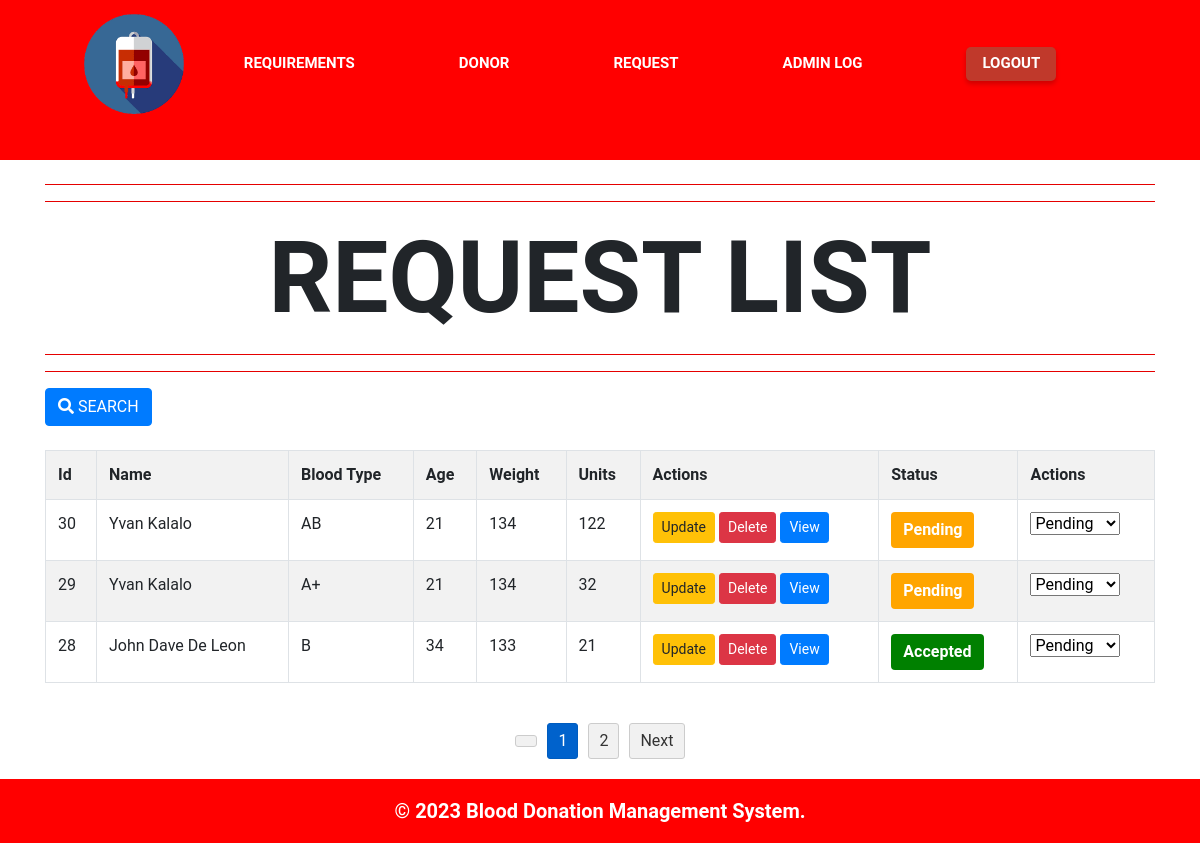
/request.php (signed in), run on the app's committed database.
### tables this page shows
CREATE TABLE `donator` (
  `id` int(255) NOT NULL,
  `username` varchar(255) NOT NULL,
  `blood_type` varchar(255) NOT NULL,
  `age` int(255) NOT NULL,
  `weight` int(255) NOT NULL,
  `unit` int(255) NOT NULL,
  `status` varchar(255) NOT NULL
);

### request.php (the view, shortened to what this page needs)
<!DOCTYPE html>
<html lang="en">
<head>
<link rel="stylesheet" href="https://cdn.jsdelivr.net/npm/bootstrap@4.6.2/dist/css/bootstrap.min.css">
    <link rel="stylesheet" href="https://cdn.jsdelivr.net/npm/bootstrap-icons@1.10.2/font/bootstrap-icons.css"
 />
    <link href="https://cdnjs.cloudflare.com/ajax/libs/font-awesome/5.15.4/css/all.min.css" rel="stylesheet">
    <link
    rel="stylesheet"
    href="https://cdnjs.cloudflare.com/ajax/libs/animate.css/4.1.1/animate.min.css"
  />
</head>
<body  class="animate__animated animate__fadeIn">
<section class="header">
        <nav>
            <a href="dashboard.php"><img src="trial.png" /></a>
            <div class="nav-links" id="navLinks">
            <ul>
                <li><a href="admin_requirements.php">REQUIREMENTS</a></li>
                <li><a href="donor.php">DONOR</a></li>
                <li><a href="">REQUEST</a></li>
                <li><a href="admin_log.php">ADMIN LOG</a></li>
                <li ><a href="admin_logout.php" class="logout-button">LOGOUT</a></li>
            </ul>
            </div>
        </nav>
</section>
    <div class="container mt-4">
                <hr class=" animate__animated animate__backInLeft " color="red">
                <hr class=" animate__animated animate__backInLeft "color="red">
                <h1 class=" animate__animated animate__backInLeft text-center">REQUEST LIST</h1>
                <hr class=" animate__animated animate__backInLeft "color="red">
                <hr class=" animate__animated animate__backInLeft "color="red">
                <a href="request_search.php" class="btn btn-primary"><i class="fas fa-search"></i> SEARCH<a>
                <div class="animate__animated animate__flipInY table-responsive mt-4 ">
                    <table class="table table-striped table-hover table-bordered">
                        <tr>
                            <th>Id</th>
                            <th>Name</th>
                            <th>Blood Type</th>
                            <th>Age</th>
                            <th>Weight</th>
                            <th>Units</th>
                            <th>Actions</th>
                            <th>Status</th>
                            <th>Actions</th>
                        </tr>
                        <?php
                        include 'connection.php';
                        $records_per_page = 3;
                        $current_page = isset($_GET['page']) ? $_GET['page'] : 1;
                        $offset = ($current_page - 1) * $records_per_page;
                        $sql = "SELECT * FROM donator ORDER BY id DESC LIMIT $offset, $records_per_page";
                        $result = $conn->query($sql);
                        if ($result->num_rows > 0) {
                            while ($row = $result->fetch_assoc()) {
                                echo "<tr>";
                                echo "<td>" . $row['id'] . "</td>";
                                echo "<td>" . $row['username'] . "</td>";
                                echo "<td>" . $row['blood_type'] . "</td>";
                                echo "<td>" . $row['age'] . "</td>";
                                echo "<td>" . $row['weight'] . "</td>";
                                echo "<td>" . $row['unit'] . "</td>";
                                echo "<td>
                                            <a href='admin_update.php?id=" . $row['id'] . "' class='btn btn-sm btn-warning'>Update</a>
                                            <a href='admin_delete.php?id=" . $row['id'] . "' onclick='return confirm(\"Are you sure?\")' class='btn btn-sm btn-danger'>Delete</a>
                                            <a href='admin_view.php?id=" .$row['id']."' class='btn btn-sm btn-primary'>View</a>
                                        </td>";
                                echo "<td class='status-column'>";
                                if ($row['status'] == 2) {
                                    echo "<span class='accepted-status'>Accepted</span>";
                                } elseif ($row['status'] == 3) {
                                    echo "<span class='rejected-status'>Rejected</span>";
                                } else {
                                    echo "<span class='pending-status'>Pending</span>";
                                }
                                echo "</td>";
                                echo "<td>
                                            <select onchange='updateStatus(" . $row['id'] . ", this.value)'>
                                                <option value='1'>Pending</option>
                                                <option value='2'>Accepted</option>
                                                <option value='3'>Rejected</option>
                                            </select>
                                        </td>";
                                echo "</tr>";
                            }
                        } else {
                            echo "<tr><td colspan='7'>No records found</td></tr>";
                        }
                        ?>
                    </table>
                </div>
    </div>
                <div class="pagination mt-4">
                    <?php
                    $total_records_sql = "SELECT COUNT(*) AS count FROM donator";
                    $total_records_result = $conn->query($total_records_sql);
                    $total_records = $total_records_result->fetch_assoc()['count'];
                    $total_pages = ceil($total_records / $records_per_page);
                    for ($i = 1; $i <= $total_pages; $i++) {
                        if ($i == $current_page) {
                            echo "<a href='request.php?page=" . $i . "' class='btn btn-primary active'>" . $i . "</a>";
                        } else {
                            echo "<a href='request.php?page=" . $i . "' class='btn btn-primary'>" . $i . "</a>";
                        }
                    }
                    if ($current_page < $total_pages) {
                        echo "<a href='request.php?page=" . ($current_page + 1) . "' class='btn btn-primary'>Next</a>";
                    }
                    ?>
                </div>
<section class="footer">
    <h3>&copy; 2023 Blood Donation Management System.</h3>
</section>
</body>
</html>

### request.php (style rules this page uses)
* { margin: 0; padding: 0; font-family: "Roboto", sans-serif; }
.header { width: 100%; background-color: red; background-size: cover; height: 20vh; }
nav { display: flex; padding: 0% 7%; justify-content: space-between; align-items: center; padding-top:14px; }
nav img { width: 100px; }
.nav-links { flex: 1; text-align: center; }
.nav-links ul { padding: 0; margin: 0; text-align: center; }
.nav-links ul li { list-style: none; display: inline-block; padding: 0 50px; position: relative; }
.nav-links ul li a { color: white; text-decoration: none; font-size: 15px; font-weight: bolder; }
.nav-links ul li a::after { content: ""; width: 0%; height: 2px; background: yellow; display: block; margin: auto; transition: 0.5s; }
.logout-button { display: inline-block; padding: 5px 16px; font-size: 16px; font-weight: bold; text-align: center; text-decoration: none; background-color: #c0392b; border: none; border-radius: 5px; box-shadow: 0px 3px 5px rgba(0, 0, 0, 0.2); transition: background-color 0.2s ease-in-out; }
.text-center { font-size:100px; font-weight: bolder; }
.pagination { margin-top: 20px; display: flex; justify-content: center; align-items: center; padding-bottom:20px; }
.pagination a { margin: 0 5px; text-decoration: none; padding: 5px 10px; border: 1px solid #ccc; border-radius: 3px; background-color: #f1f1f1; color: #333; }
.pagination a.active { background-color: #007bff; color: #fff; }
.status-column span { display: inline-block; padding: 6px 12px; border-radius: 4px; font-weight: bold; }
.pending-status { background-color: orange; color: white; }
.accepted-status { background-color: green; color: white; }
.footer { width: 100%; background-color: red; text-align: center; background-size: cover; color: white; padding: 20px 0; padding-bottom:12px; }
.footer h3 { font-size: 20px; font-weight:bolder; }

### data on the page
donator: id "30", username "Yvan Kalalo", blood_type "AB", age "21", weight "134", unit "122", status "Pending", id "Pending"
donator: id "29", username "Yvan Kalalo", blood_type "A+", age "21", weight "134", unit "32", status "Pending", id "Pending"
donator: id "28", username "John Dave De Leon", blood_type "B", age "34", weight "133", unit "21", status "Accepted", id "Pending"
